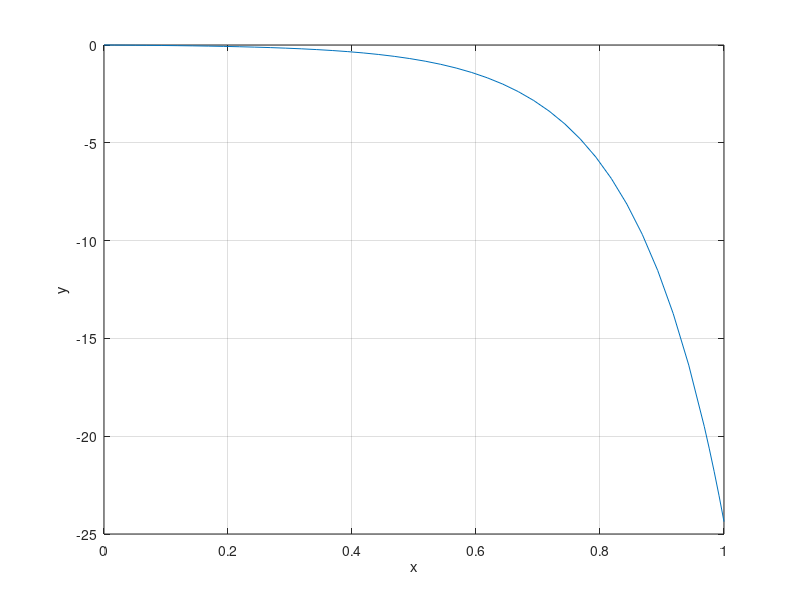

Recreate this plot in MATLAB.
clear
clc
[T,Y] = ode45(@(t,y)[y(2);5*y(2)+14*y(1)],[0 1],[0 -(1/5)]);
plot(T,Y(:,1));
disp([T,Y(:,1)]);
xlabel('x')
ylabel('y')
grid on